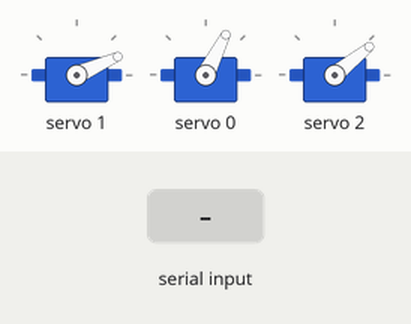
Bench run of a sketch on a simulated Arduino Uno, built with avr-gcc and run on an emulated ATmega328P. Shown: 3 × servo. The test bench sets the inputs (shaded band). What the sketch prints to the serial monitor is not drawn.

Above: at 2.3 s.
2.4 s: "g\n" received over Serial
At 3.0 s:
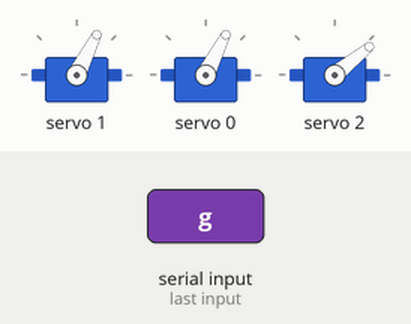
At 4.34 s:
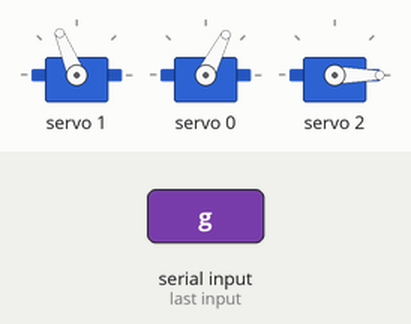
8.4 s: "help 1\n" received over Serial
At 8.7 s:
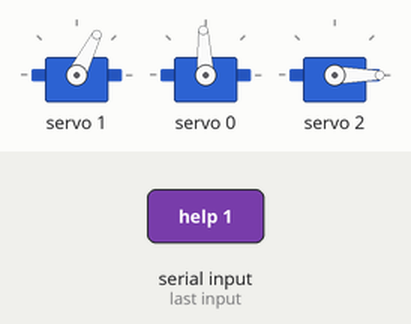
11.4 s: "90 45\n" received over Serial
Timing chart, 0 to 14.4 s (numbered marks = the images above; inputs shaded):
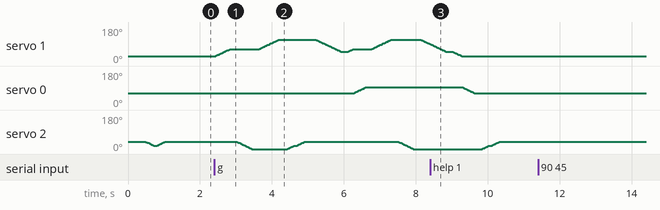

The sketch:

robot_arm_main.ino
```cpp
#include <Wire.h>
#include <Adafruit_PWMServoDriver.h>

Adafruit_PWMServoDriver pwm(0x40);

// Channels
// Channels mapped as per 'pinout_reference.md' so to change channels only these values
// must be changed.
#define SHOULDER_CH 0
#define ELBOW_CH    1
#define GRIPPER_CH  2

// Limits
// Limits have been determined experimentally, where going past these limits can overload
// servos.
const int SHOULDER_MIN_US = 700;
const int SHOULDER_MAX_US = 2300;

const int ELBOW_MIN_US = 700;
const int ELBOW_MAX_US = 1700;

const int GRIP_OPEN_US       = 500;
const int GRIP_CLOSE_SOFT_US = 950;

// Home Position
// This position is used as a reference for testing and demonstrations.
const int SHOULDER_HOME_US = 1200;
const int ELBOW_HOME_US    = 800;

// The auto settings allow for faster movements to known positions, such as home or pick
// and place. The manual settings are slower for manual inputs.
const int AUTO_STEP_US   = 10;
const int AUTO_DELAY_MS  = 10;

const int MANUAL_STEP_US  = 5;
const int MANUAL_DELAY_MS = 4;

// Initial Position
int sh_us = SHOULDER_HOME_US;
int el_us = ELBOW_HOME_US;
int gr_us = GRIP_CLOSE_SOFT_US;

// Poses
struct Pose { int shoulder; int elbow; };

Pose HOME       = { 1200,  800 };
Pose ABOVE_PICK = { 1200, 1200 };
Pose PICK_DOWN  = { 1200, 1700 };

Pose ABOVE_PLACE= { 1500, 1200 };
Pose PLACE_DOWN = { 1500, 1700 };

Pose LIFT_PICK  = { 1200, 1050 };
Pose LIFT_PLACE = { 1500, 1050 };


// Converts microseconds to ticks to allow for consistent pulse widths through each channel.
int usToTicks(int us) {
  us = constrain(us, 400, 2500);
  return (int)((us * 4096L) / 20000L);
}

// Uses the value above to set the PWM for the servos, where the limits and positions
// above can be changed with changing logic below.
void setServoUs(int ch, int us) {
  pwm.setPWM(ch, 0, usToTicks(us));
}

// Releases servo to prevent overloading.
void releaseServo(int ch) {
  pwm.setPWM(ch, 0, 0);
}

// Using the stepped motion below, sudden acceleration and peak torque are reduced.
void moveTo(int ch, int &current, int target, int stepUs, int delayMs) {
  target = constrain(target, 400, 2500);

  if (target > current) {
    for (int u = current; u <= target; u += stepUs) {
      setServoUs(ch, u);
      delay(delayMs);
    }
  } else {
    for (int u = current; u >= target; u -= stepUs) {
      setServoUs(ch, u);
      delay(delayMs);
    }
  }
  current = target;
}

void printState() {
  Serial.print("Shoulder_us="); Serial.print(sh_us);
  Serial.print("  Elbow_us=");  Serial.print(el_us);
  Serial.print("  Gripper_us=");Serial.println(gr_us);
}

// The code below sets the order of movement. The elbow is moved before the shoulder to
// reduce the risk of the arm tipping.
void moveArm(Pose p, bool elbowFirst=true) {
  p.shoulder = constrain(p.shoulder, SHOULDER_MIN_US, SHOULDER_MAX_US);
  p.elbow    = constrain(p.elbow,    ELBOW_MIN_US,    ELBOW_MAX_US);

  if (elbowFirst) {
    moveTo(ELBOW_CH,    el_us, p.elbow,    AUTO_STEP_US, AUTO_DELAY_MS);
    moveTo(SHOULDER_CH, sh_us, p.shoulder, AUTO_STEP_US, AUTO_DELAY_MS);
  } else {
    moveTo(SHOULDER_CH, sh_us, p.shoulder, AUTO_STEP_US, AUTO_DELAY_MS);
    moveTo(ELBOW_CH,    el_us, p.elbow,    AUTO_STEP_US, AUTO_DELAY_MS);
  }
}

void gripperOpen() {
  moveTo(GRIPPER_CH, gr_us, GRIP_OPEN_US, AUTO_STEP_US, AUTO_DELAY_MS);
  releaseServo(GRIPPER_CH);
}

// This function ensures that the gripper is able to pick up an object with overloading and
// damaging the servo.
void gripperCloseSoft(int holdMs = 150) {
  int approach = (GRIP_OPEN_US + GRIP_CLOSE_SOFT_US) / 2;
  moveTo(GRIPPER_CH, gr_us, approach, AUTO_STEP_US, AUTO_DELAY_MS);
  delay(60);

  moveTo(GRIPPER_CH, gr_us, GRIP_CLOSE_SOFT_US, AUTO_STEP_US, AUTO_DELAY_MS);
  // This delay ensures that the gripper properly grips the object.
  delay(holdMs);
  // This release prevents holding for too long and overloading.
  releaseServo(GRIPPER_CH);
}

// Pick and Place Routine
// Repeatable sequence for testing and demonstration.
void runPickPlace() {
  moveArm(ABOVE_PICK, true);  delay(150);
  gripperOpen();              delay(120);

  moveArm(PICK_DOWN, false);  delay(180);
  gripperCloseSoft(180);      delay(120);

  moveArm(LIFT_PICK, true);   delay(150);

  moveArm(ABOVE_PLACE, true); delay(150);

  moveArm(PLACE_DOWN, false); delay(180);
  gripperOpen();              delay(150);

  moveArm(LIFT_PLACE, true);  delay(150);

  moveArm(HOME, true);        delay(150);
  gripperCloseSoft(150);

  releaseServo(SHOULDER_CH);
  releaseServo(ELBOW_CH);
}

// Manual Servo Operation
void gotoShoulderUs(int targetUs) {
  targetUs = constrain(targetUs, SHOULDER_MIN_US, SHOULDER_MAX_US);
  moveTo(SHOULDER_CH, sh_us, targetUs, MANUAL_STEP_US, MANUAL_DELAY_MS);
}

void gotoElbowUs(int targetUs) {
  targetUs = constrain(targetUs, ELBOW_MIN_US, ELBOW_MAX_US);
  moveTo(ELBOW_CH, el_us, targetUs, MANUAL_STEP_US, MANUAL_DELAY_MS);
}


// The code below allows for the commanding of positions to move the robotic arm.
String line;

String trimCopy(String s) { s.trim(); return s; }

bool parseNumberAfter(const String &s, int &out) {
  String t = s;
  t.trim();
  if (t.length() == 0) return false;
  long v = t.toInt();
  if (v == 0 && t != "0") return false;
  out = (int)v;
  return true;
}

void execOne(String cmd) {
  cmd.trim();
  if (cmd.length() == 0) return;

  cmd.replace("=", " ");
  cmd.trim();

  int sp = cmd.indexOf(' ');
  String head = (sp >= 0) ? cmd.substring(0, sp) : cmd;
  String rest = (sp >= 0) ? cmd.substring(sp + 1) : "";
  head.trim(); rest.trim();

  if (head.equalsIgnoreCase("help") || head.equals("?")) {
    Serial.println("Use: s <us>; e <us>; o; c; g; h; p; r; wait <ms>");
    return;
  }
  if (head.equalsIgnoreCase("p")) { printState(); return; }
  if (head.equalsIgnoreCase("o")) { gripperOpen(); return; }
  if (head.equalsIgnoreCase("c")) { gripperCloseSoft(150); return; }
  if (head.equalsIgnoreCase("g")) { runPickPlace(); return; }
  if (head.equalsIgnoreCase("h")) {
    moveArm(HOME, true);
    gripperCloseSoft(150);
    releaseServo(SHOULDER_CH);
    releaseServo(ELBOW_CH);
    return;
  }
  if (head.equalsIgnoreCase("r")) {
    releaseServo(SHOULDER_CH);
    releaseServo(ELBOW_CH);
    return;
  }

  if (head.equalsIgnoreCase("wait") || head.equalsIgnoreCase("w")) {
    int ms;
    if (!parseNumberAfter(rest, ms)) { Serial.println("wait needs ms, e.g. wait 500"); return; }
    ms = constrain(ms, 0, 20000);
    delay(ms);
    return;
  }

  if (head.equalsIgnoreCase("s")) {
    int target;
    if (!parseNumberAfter(rest, target)) { Serial.println("s needs a number, e.g. s 1200"); return; }
    gotoShoulderUs(target);
    return;
  }
  if (head.equalsIgnoreCase("e")) {
    int target;
    if (!parseNumberAfter(rest, target)) { Serial.println("e needs a number, e.g. e 1200"); return; }
    gotoElbowUs(target);
    return;
  }

  Serial.print("Unknown cmd: "); Serial.println(cmd);
}

// This code allows for multiple commands to be entered at once, which will be commanded
// in order.
void execSequence(String seq) {
  seq.replace(",", ";");

  int start = 0;
  while (start < (int)seq.length()) {
    int end = seq.indexOf(';', start);
    if (end < 0) end = seq.length();

    String cmd = seq.substring(start, end);
    cmd.trim();
    if (cmd.length() > 0) {
      execOne(cmd);
    }
    start = end + 1;
  }
}

// Command Instructions
void printHelp() {
  Serial.println("=== Multi-command control ===");
  Serial.println("Separate commands with ';' (or ','). Examples:");
  Serial.println("  s 1400; e 1200; o");
  Serial.println("  s=1200; e=1700; c; wait 500; s 1500; e 1200; o");
  Serial.println("Commands: s <us>, e <us>, o, c, g, h, p, r, wait <ms>");
  Serial.println("Note: set Serial Monitor line ending = Newline (or Both NL&CR).");
  Serial.println("=============================");
}

void setup() {
  Serial.begin(9600);
  pwm.begin();
  pwm.setPWMFreq(50);
  delay(10);

  Serial.println("Robot Arm Ready (multi-command + pick/place).");
  printHelp();

  // This starts the arm in the home position for ease of testing and demonstration.
  moveArm(HOME, true);
  delay(150);
  gripperCloseSoft(150);
  printState();
}

void loop() {
  while (Serial.available()) {
    char c = (char)Serial.read();
    if (c == '\n') {
      String cmdLine = line;
      line = "";
      cmdLine.trim();
      if (cmdLine.length() > 0) {
        execSequence(cmdLine);
      }
    } else if (c != '\r') {
      line += c;
      if (line.length() > 140) line = line.substring(0, 140);
    }
  }
}
```

Measured:
- after the input at 11.4 s, every drawn part: stays the same
